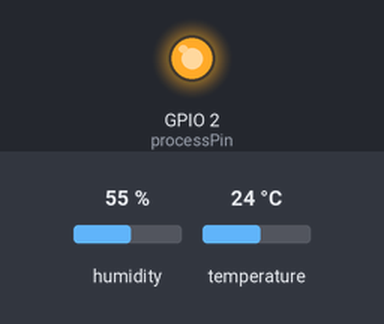
Bench run of a sketch on a simulated ESP8266 (NodeMCU). Parts: output pins drawn as LEDs (lit = HIGH). Wiring (inferred from the names in the program): DHT22 sensor: data GPIO 4. The inputs (shaded band) are chosen by the test bench; at power-on: humidity 55 %, temperature 24 °C. WiFi joins after 1.5 s; servers stay silent unless stated; no MQTT or app messages arrive unless stated. At 1.8 s the program puts the board to deep sleep or switches it off; the recording ends there.

Above: at 0.1 s.
At 1.64 s:
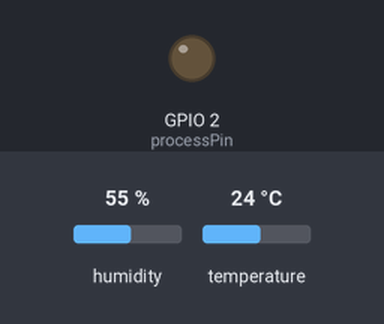
Timing chart, 0 to 1.8 s (numbered marks = the images above):
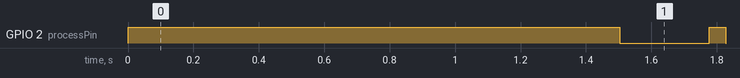

Measured:
- by itself, GPIO 2 (processPin): LOW → HIGH at 0.00 s, → LOW 1.5 s later, → HIGH 0.27 s later, → LOW 0.05 s later

The sketch:

pub_V1.ino
```cpp
// this code testing read data form DHT22
// ,send it into MQTT Broker
// and setting ESP to Deep sleep mode for 2 seconds
// then repate process again
extern "C" {
#include "user_interface.h"
}
#include <ESP8266WiFi.h>
#include <PubSubClient.h>
#include <Wire.h>
#include "DHT.h"

#define processPin 2 // D4

#define DHTPIN 4 // D2 pin to DHT22 data pin
#define DHTTYPE DHT22
char DHTbuff [32];

const char *ssid =	"ESL_Lab1";		// cannot be longer than 32 characters!
const char *pass =	"wifi@esl";		//

// IPAddress of MQTT broker
IPAddress server(192, 168, 1, 183);

// create pubsub client
WiFiClient wclient;
PubSubClient client(wclient, server);

// create dht object
DHT dht(DHTPIN, DHTTYPE);

void setup(){
  Serial.begin(115200);
  Serial.println();
  pinMode(processPin, OUTPUT);
  digitalWrite(processPin, HIGH);
  if (WiFi.status() != WL_CONNECTED) {
    WiFi.begin(ssid, pass);
    if (WiFi.waitForConnectResult() != WL_CONNECTED)
      return;
    // Serial.println("WiFi connected");
  }
  digitalWrite(processPin, LOW);
  dht.begin();
  float h = dht.readHumidity();
  float t = dht.readTemperature();
  sprintf(DHTbuff, "%3d.%02d,%3d.%02d", (int)h, (int)(h*100)%100, (int)t, (int)(t*100)%100);
  // Serial.println(DHTbuff);
  digitalWrite(processPin, HIGH);
  if (WiFi.status() == WL_CONNECTED) {
    if (!client.connected()) {
      if (client.connect("arduinoClient")) {
      	client.publish("outTopic",DHTbuff);
  //	client.subscribe("inTopic");
      }
    }
  }
  digitalWrite(processPin, LOW);
  // Take esp into deepSleep Mode for 2 seconds
  ESP.deepSleep(5000000, WAKE_RF_DEFAULT);
}

void loop(){

}
```
